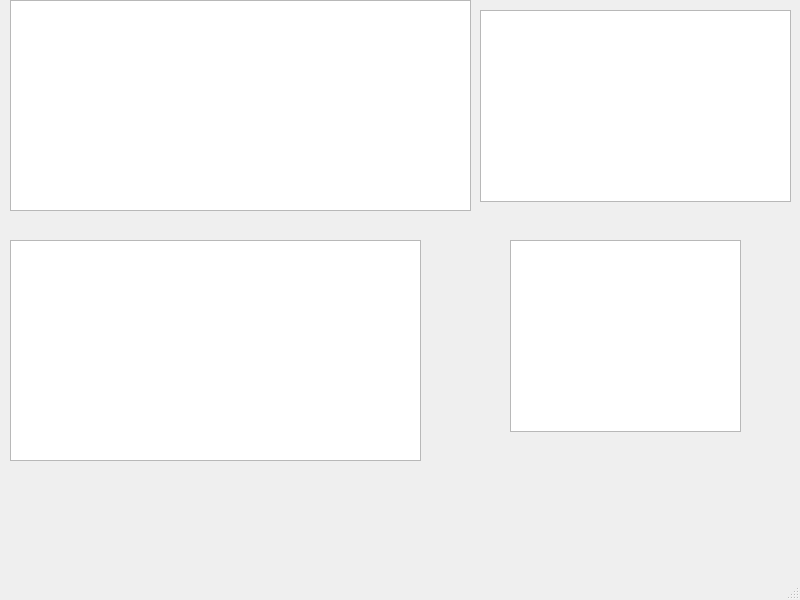
<?xml version="1.0" encoding="UTF-8"?>
<ui version="4.0">
 <class>MainWindow</class>
 <widget class="QMainWindow" name="MainWindow">
  <property name="geometry">
   <rect>
    <x>0</x>
    <y>0</y>
    <width>800</width>
    <height>600</height>
   </rect>
  </property>
  <property name="windowTitle">
   <string>MainWindow</string>
  </property>
  <widget class="QWidget" name="centralwidget">
   <widget class="QTableView" name="tableView">
    <property name="geometry">
     <rect>
      <x>10</x>
      <y>0</y>
      <width>461</width>
      <height>211</height>
     </rect>
    </property>
   </widget>
   <widget class="QTableView" name="tableView_2">
    <property name="geometry">
     <rect>
      <x>480</x>
      <y>10</y>
      <width>311</width>
      <height>192</height>
     </rect>
    </property>
   </widget>
   <widget class="QTableView" name="tableView_3">
    <property name="geometry">
     <rect>
      <x>10</x>
      <y>240</y>
      <width>411</width>
      <height>221</height>
     </rect>
    </property>
   </widget>
   <widget class="QTableView" name="tableView_4">
    <property name="geometry">
     <rect>
      <x>510</x>
      <y>240</y>
      <width>231</width>
      <height>192</height>
     </rect>
    </property>
   </widget>
  </widget>
  <widget class="QMenuBar" name="menubar">
   <property name="geometry">
    <rect>
     <x>0</x>
     <y>0</y>
     <width>800</width>
     <height>21</height>
    </rect>
   </property>
  </widget>
  <widget class="QStatusBar" name="statusbar"/>
 </widget>
 <resources/>
 <connections/>
</ui>
